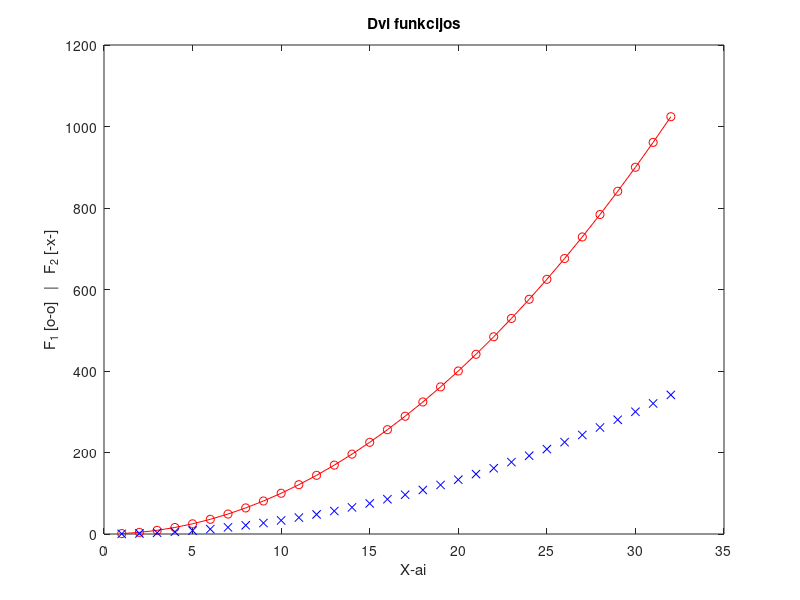

The MATLAB script that drew this image:
%% 1 laboratorinis darbas

% Skriptinis programavimas
% Vardas, pavarde: Jaromir Koženevski
% Grupe: EDIf25/1
% Data: 2026-09-14
%% Privaloma užduotis 

% Paprastas skriptas

x = 1:32;
y = x.^2;

plot(x, y, 'o-r', x, y/3, 'xb')
title('Dvi funkcijos')
xlabel('X-ai')
ylabel('F_1 [o-o]   |   F_2 [-x-]')
%% MATLAB funkciju pagalba

% Pagalbos paieska:
% help sin
% doc sin
% help plot
% doc plot
% help title
% doc title

% linspace pavyzdziai:
% linspace(0,10)
% linspace(0,10,5)

% size pavyzdziai:
% size(A)
% size(A,1)
% size(A,2)

% max pavyzdziai:
% max(v)
% [m,vieta] = max(v)
%% Papildoma užduotis 

N = 5

v = N+1 : 0.5 : N+4

A = [N   N+1 N+2;
    N+3 N+4 N+5;
    N+6 N+7 N+8]

a = A(3,2)

b = A(2:3,1:2)

c = A([1 3],[1 3])

v2 = v(1:3);

A_su_vektoriumi = [A; v2]
